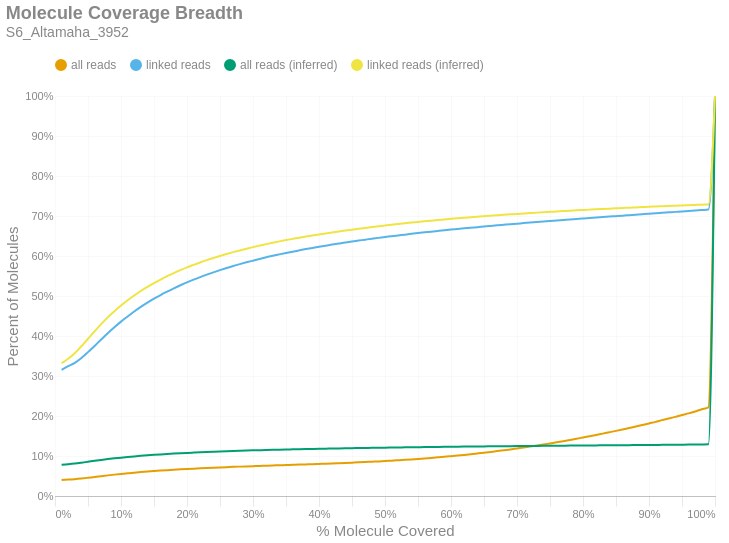

The cell this chart's notebook holds for it:
### Markdown cell above
### Molecule Read Coverage
This chart shows molecule coverage breadth as computed by the number of bases aligned to that molecule. In other words, "*how much of each unique long molecule is actually sequenced/aligned?*" Keep in mind there is a distinction between sequences and alignments, since some sequences belonging to a particular molecule may not align well and wouldn't appear in the alignment data. This chart also shows molecule coverage breadth as computed by the *inferred fragment* from which the aligned sequences originate. Unlike read coverage, this calculation takes into account the total insert size, including unsequenced gaps between the forward and reverse reads. Like the previous figures, these are cumulative percents.

### Code cell
if SKIPLR:
    print_html(f"Skipped")
else:
    binned_df = consolidated_hist(valids['coverage_bp'], mask, 0.01, True)
    binned_df_inf = consolidated_hist(valids['coverage_inserts'], mask, 0.01, True)
    binned_df = binned_df.with_columns(pl.lit(binned_df_inf['all reads (cumsum)']).alias('all reads (inferred)'))
    binned_df = binned_df.with_columns(pl.lit(binned_df_inf['linked reads (cumsum)']).alias('linked reads (inferred)'))
    binned_df = binned_df.with_columns(
        (pl.col('bin').cast(pl.Float64) + 0.01).alias('right_edge')
    )

    with SafeRender(binned_df):
        (
            density_plot(binned_df, 'Molecule Coverage Breadth', samplename, 'molcov', ['all reads (inferred)','linked reads (inferred)'])
            .encode(
                #x=alt.X('bin:Q', title="% Molecule Covered").axis(format = '%').scale(padding=0),
                x=alt.X('right_edge:Q', title="% Molecule Covered").axis(format='%').scale(padding=0),
                y=alt.Y('value:Q', title='Percent of Molecules')
                    .axis(format='%')
                    .stack(False)
                    .scale(domainMin=0, padding=0),
                color=alt.Color("key:N").scale(domain = ["all reads", "linked reads", "all reads (inferred)", "linked reads (inferred)"]),
                tooltip = [
                    alt.Tooltip("key:N", title = "Data Type"),
                    alt.Tooltip("range_label:N", title="% Molecule Covered"),
                    alt.Tooltip("value:Q", format = ".2%", title="% Molecules")
                ]
            )
        ).display()

### Figure 1 — Vega-Lite specification as saved in the notebook (floating-point values rounded to 4 significant figures)
{"width": "container", "height": 400, "config": {"title": {"anchor": "start", "dy": -15, "fontSize": 18, "color": "#888888", "subtitleColor": "#888888", "subtitleFontSize": 14}, "arc": {"fill": "#0072B2"}, "axis": {"domainColor": "#888888", "domainWidth": 0.5, "gridWidth": 0.2, "grid": false, "titleFontWeight": 400, "titleFontSize": 15, "labelFontSize": 11, "labelColor": "#888888", "tickColor": "#888888", "tickWidth": 0.2, "titleColor": "#888888"}, "axisBand": {"grid": false}, "axisX": {"grid": true, "tickSize": 10, "domainCap": "round"}, "axisY": {"domain": false, "grid": true, "tickSize": 0, "domainCap": "round"}, "background": "transparent", "header": {"labelFontSize": 15, "labelColor": "#888888", "titleFontSize": 15, "titleFontWeight": 600, "titleColor": "#888888"}, "legend": {"labelFont": "sans-serif", "labelFontSize": 12, "labelColor": "#888888", "symbolSize": 100, "symbolType": "circle", "titleFontSize": 12, "titlePadding": 10, "titleColor": "#888888", "title": null, "orient": "top"}, "range": {"category": ["#E69F00", "#56B4E9", "#009E73", "#F0E442", "#0072B2", "#D55E00", "#CC79A7", "#000000"], "diverging": ["#cfe8f3", "#a2d4ec", "#73bfe2", "#46abdb", "#1696d2", "#12719e"]}, "area": {"fill": "#0072B2", "fillOpacity": 0.7, "line": true, "strokeOpacity": 0.7}, "line": {"color": "#0072B2", "stroke": "#0072B2", "strokeWidth": 2}, "trail": {"color": "#0072B2", "stroke": "#0072B2", "strokeWidth": 0, "size": 1}, "point": {"filled": true, "fillOpacity": 1.0, "size": 95}, "text": {"color": "#888888", "fontSize": 11, "align": "right", "fontWeight": 400, "size": 11}, "bar": {"fill": "#0072B2", "stroke": null}, "view": {"stroke": null, "continuousWidth": 660, "continuousHeight": 400}}, "data": {"name": "data-fa62a7ed29aa90e950efa497c70bcd46"}, "mark": {"type": "line", "interpolate": "monotone", "point": {"opacity": 0, "size": 275}}, "encoding": {"color": {"field": "key", "scale": {"domain": ["all reads", "linked reads", "all reads (inferred)", "linked reads (inferred)"]}, "type": "nominal"}, "tooltip": [{"field": "key", "title": "Data Type", "type": "nominal"}, {"field": "range_label", "title": "% Molecule Covered", "type": "nominal"}, {"field": "value", "format": ".2%", "title": "% Molecules", "type": "quantitative"}], "x": {"axis": {"format": "%"}, "field": "right_edge", "scale": {"padding": 0}, "title": "% Molecule Covered", "type": "quantitative"}, "y": {"axis": {"format": "%"}, "field": "value", "scale": {"domainMin": 0, "padding": 0}, "stack": false, "title": "Percent of Molecules", "type": "quantitative"}}, "params": [{"name": "param_c36ac31b6afebe62", "select": {"type": "point", "fields": ["key"]}, "bind": "legend"}], "title": {"text": "Molecule Coverage Breadth", "subtitle": "S6_Altamaha_3952"}, "transform": [{"fold": ["all reads (cumsum)", "linked reads (cumsum)", "all reads (inferred)", "linked reads (inferred)"]}, {"calculate": "replace(datum.key, ' (cumsum)', '')", "as": "key"}, {"filter": {"param": "param_c36ac31b6afebe62"}}], "usermeta": {"embedOptions": {"downloadFileName": "S6_Altamaha_3952.molcov"}}, "$schema": "https://vega.github.io/schema/vega-lite/v6.1.0.json", "datasets": {"data-fa62a7ed29aa90e950efa497c70bcd46": [{"bin": "0.0", "interval": "0.0-0.01", "all reads": 0.03985, "linked reads": 0.3153, "all reads (cumsum)": 0.03985, "linked reads (cumsum)": 0.3153, "range_label": "0.0-0.01", "all reads (inferred)": 0.07789, "linked reads (inferred)": 0.3323, "right_edge": 0.01}, {"bin": "0.01", "interval": "0.01-0.02", "all reads": 0.001242, "linked reads": 0.009488, "all reads (cumsum)": 0.04109, "linked reads (cumsum)": 0.3247, "range_label": "0.01-0.02", "all reads (inferred)": 0.07932, "linked reads (inferred)": 0.3433, "right_edge": 0.02}, {"bin": "0.02", "interval": "0.02-0.03", "all reads": 0.001065, "linked reads": 0.008079, "all reads (cumsum)": 0.04216, "linked reads (cumsum)": 0.3328, "range_label": "0.02-0.03", "all reads (inferred)": 0.08106, "linked reads (inferred)": 0.357, "right_edge": 0.03}, {"bin": "0.03", "interval": "0.03-0.04", "all reads": 0.001563, "linked reads": 0.01215, "all reads (cumsum)": 0.04372, "linked reads (cumsum)": 0.345, "range_label": "0.03-0.04", "all reads (inferred)": 0.08323, "linked reads (inferred)": 0.3743, "right_edge": 0.04}, {"bin": "0.04", "interval": "0.04-0.05", "all reads": 0.001864, "linked reads": 0.01468, "all reads (cumsum)": 0.04558, "linked reads (cumsum)": 0.3597, "range_label": "0.04-0.05", "all reads (inferred)": 0.08558, "linked reads (inferred)": 0.3931, "right_edge": 0.05}, {"bin": "0.05", "interval": "0.05-0.06", "all reads": 0.001975, "linked reads": 0.01558, "all reads (cumsum)": 0.04756, "linked reads (cumsum)": 0.3752, "range_label": "0.05-0.06", "all reads (inferred)": 0.0879, "linked reads (inferred)": 0.4117, "right_edge": 0.06}, {"bin": "0.06", "interval": "0.06-0.07", "all reads": 0.002012, "linked reads": 0.01597, "all reads (cumsum)": 0.04957, "linked reads (cumsum)": 0.3912, "range_label": "0.06-0.07", "all reads (inferred)": 0.09015, "linked reads (inferred)": 0.4297, "right_edge": 0.07}, {"bin": "0.07", "interval": "0.07-0.08", "all reads": 0.001994, "linked reads": 0.01585, "all reads (cumsum)": 0.05156, "linked reads (cumsum)": 0.4071, "range_label": "0.07-0.08", "all reads (inferred)": 0.09224, "linked reads (inferred)": 0.4465, "right_edge": 0.08}, {"bin": "0.08", "interval": "0.08-0.09", "all reads": 0.00186, "linked reads": 0.01482, "all reads (cumsum)": 0.05342, "linked reads (cumsum)": 0.4219, "range_label": "0.08-0.09", "all reads (inferred)": 0.09415, "linked reads (inferred)": 0.4619, "right_edge": 0.09}, {"bin": "0.09", "interval": "0.09-0.1", "all reads": 0.001771, "linked reads": 0.01407, "all reads (cumsum)": 0.0552, "linked reads (cumsum)": 0.4359, "range_label": "0.09-0.1", "all reads (inferred)": 0.09591, "linked reads (inferred)": 0.476, "right_edge": 0.1}, {"bin": "0.1", "interval": "0.1-0.11", "all reads": 0.001612, "linked reads": 0.0128, "all reads (cumsum)": 0.05681, "linked reads (cumsum)": 0.4488, "range_label": "0.1-0.11", "all reads (inferred)": 0.09755, "linked reads (inferred)": 0.4893, "right_edge": 0.11}, {"bin": "0.11", "interval": "0.11-0.12", "all reads": 0.001578, "linked reads": 0.01245, "all reads (cumsum)": 0.05838, "linked reads (cumsum)": 0.4612, "range_label": "0.11-0.12", "all reads (inferred)": 0.09904, "linked reads (inferred)": 0.5013, "right_edge": 0.12}, {"bin": "0.12", "interval": "0.12-0.13", "all reads": 0.001441, "linked reads": 0.01146, "all reads (cumsum)": 0.05983, "linked reads (cumsum)": 0.4727, "range_label": "0.12-0.13", "all reads (inferred)": 0.1004, "linked reads (inferred)": 0.5124, "right_edge": 0.13}, {"bin": "0.13", "interval": "0.13-0.14", "all reads": 0.001332, "linked reads": 0.01064, "all reads (cumsum)": 0.06116, "linked reads (cumsum)": 0.4833, "range_label": "0.13-0.14", "all reads (inferred)": 0.1017, "linked reads (inferred)": 0.5227, "right_edge": 0.14}, {"bin": "0.14", "interval": "0.14-0.15", "all reads": 0.001248, "linked reads": 0.009898, "all reads (cumsum)": 0.06241, "linked reads (cumsum)": 0.4932, "range_label": "0.14-0.15", "all reads (inferred)": 0.1029, "linked reads (inferred)": 0.5321, "right_edge": 0.15}, {"bin": "0.15", "interval": "0.15-0.16", "all reads": 0.001165, "linked reads": 0.009228, "all reads (cumsum)": 0.06357, "linked reads (cumsum)": 0.5024, "range_label": "0.15-0.16", "all reads (inferred)": 0.104, "linked reads (inferred)": 0.5411, "right_edge": 0.16}, {"bin": "0.16", "interval": "0.16-0.17", "all reads": 0.001079, "linked reads": 0.008521, "all reads (cumsum)": 0.06465, "linked reads (cumsum)": 0.511, "range_label": "0.16-0.17", "all reads (inferred)": 0.105, "linked reads (inferred)": 0.5495, "right_edge": 0.17}, {"bin": "0.17", "interval": "0.17-0.18", "all reads": 0.001043, "linked reads": 0.0083, "all reads (cumsum)": 0.06569, "linked reads (cumsum)": 0.5193, "range_label": "0.17-0.18", "all reads (inferred)": 0.106, "linked reads (inferred)": 0.5574, "right_edge": 0.18}, {"bin": "0.18", "interval": "0.18-0.19", "all reads": 0.000973, "linked reads": 0.007643, "all reads (cumsum)": 0.06667, "linked reads (cumsum)": 0.5269, "range_label": "0.18-0.19", "all reads (inferred)": 0.1069, "linked reads (inferred)": 0.5648, "right_edge": 0.19}, {"bin": "0.19", "interval": "0.19-0.2", "all reads": 0.0009125, "linked reads": 0.007232, "all reads (cumsum)": 0.06758, "linked reads (cumsum)": 0.5341, "range_label": "0.19-0.2", "all reads (inferred)": 0.1078, "linked reads (inferred)": 0.5716, "right_edge": 0.2}, {"bin": "0.2", "interval": "0.2-0.21", "all reads": 0.0008499, "linked reads": 0.006717, "all reads (cumsum)": 0.06843, "linked reads (cumsum)": 0.5408, "range_label": "0.2-0.21", "all reads (inferred)": 0.1085, "linked reads (inferred)": 0.5779, "right_edge": 0.21}, {"bin": "0.21", "interval": "0.21-0.22", "all reads": 0.0008151, "linked reads": 0.006425, "all reads (cumsum)": 0.06924, "linked reads (cumsum)": 0.5473, "range_label": "0.21-0.22", "all reads (inferred)": 0.1093, "linked reads (inferred)": 0.5839, "right_edge": 0.22}, {"bin": "0.22", "interval": "0.22-0.23", "all reads": 0.0007686, "linked reads": 0.006042, "all reads (cumsum)": 0.07001, "linked reads (cumsum)": 0.5533, "range_label": "0.22-0.23", "all reads (inferred)": 0.11, "linked reads (inferred)": 0.5896, "right_edge": 0.23}, {"bin": "0.23", "interval": "0.23-0.24", "all reads": 0.0007365, "linked reads": 0.005741, "all reads (cumsum)": 0.07075, "linked reads (cumsum)": 0.5591, "range_label": "0.23-0.24", "all reads (inferred)": 0.1107, "linked reads (inferred)": 0.595, "right_edge": 0.24}, {"bin": "0.24", "interval": "0.24-0.25", "all reads": 0.0007195, "linked reads": 0.005583, "all reads (cumsum)": 0.07147, "linked reads (cumsum)": 0.5646, "range_label": "0.24-0.25", "all reads (inferred)": 0.1113, "linked reads (inferred)": 0.6002, "right_edge": 0.25}, {"bin": "0.25", "interval": "0.25-0.26", "all reads": 0.0006862, "linked reads": 0.005302, "all reads (cumsum)": 0.07215, "linked reads (cumsum)": 0.5699, "range_label": "0.25-0.26", "all reads (inferred)": 0.1119, "linked reads (inferred)": 0.605, "right_edge": 0.26}, {"bin": "0.26", "interval": "0.26-0.27", "all reads": 0.0006639, "linked reads": 0.005068, "all reads (cumsum)": 0.07282, "linked reads (cumsum)": 0.575, "range_label": "0.26-0.27", "all reads (inferred)": 0.1125, "linked reads (inferred)": 0.6096, "right_edge": 0.27}, {"bin": "0.27", "interval": "0.27-0.28", "all reads": 0.0006191, "linked reads": 0.004697, "all reads (cumsum)": 0.07344, "linked reads (cumsum)": 0.5797, "range_label": "0.27-0.28", "all reads (inferred)": 0.113, "linked reads (inferred)": 0.614, "right_edge": 0.28}, {"bin": "0.28", "interval": "0.28-0.29", "all reads": 0.0006023, "linked reads": 0.004444, "all reads (cumsum)": 0.07404, "linked reads (cumsum)": 0.5842, "range_label": "0.28-0.29", "all reads (inferred)": 0.1136, "linked reads (inferred)": 0.6182, "right_edge": 0.29}, {"bin": "0.29", "interval": "0.29-0.3", "all reads": 0.0005749, "linked reads": 0.004203, "all reads (cumsum)": 0.07461, "linked reads (cumsum)": 0.5884, "range_label": "0.29-0.3", "all reads (inferred)": 0.1141, "linked reads (inferred)": 0.6222, "right_edge": 0.3}, {"bin": "0.3", "interval": "0.3-0.31", "all reads": 0.0005617, "linked reads": 0.004109, "all reads (cumsum)": 0.07518, "linked reads (cumsum)": 0.5925, "range_label": "0.3-0.31", "all reads (inferred)": 0.1145, "linked reads (inferred)": 0.626, "right_edge": 0.31}, {"bin": "0.31", "interval": "0.31-0.32", "all reads": 0.0005806, "linked reads": 0.004201, "all reads (cumsum)": 0.07576, "linked reads (cumsum)": 0.5967, "range_label": "0.31-0.32", "all reads (inferred)": 0.115, "linked reads (inferred)": 0.6297, "right_edge": 0.32}, {"bin": "0.32", "interval": "0.32-0.33", "all reads": 0.0005522, "linked reads": 0.003811, "all reads (cumsum)": 0.07631, "linked reads (cumsum)": 0.6005, "range_label": "0.32-0.33", "all reads (inferred)": 0.1154, "linked reads (inferred)": 0.6332, "right_edge": 0.33}, {"bin": "0.33", "interval": "0.33-0.34", "all reads": 0.0005301, "linked reads": 0.00356, "all reads (cumsum)": 0.07684, "linked reads (cumsum)": 0.604, "range_label": "0.33-0.34", "all reads (inferred)": 0.1159, "linked reads (inferred)": 0.6366, "right_edge": 0.34}, {"bin": "0.34", "interval": "0.34-0.35", "all reads": 0.0005476, "linked reads": 0.003464, "all reads (cumsum)": 0.07739, "linked reads (cumsum)": 0.6075, "range_label": "0.34-0.35", "all reads (inferred)": 0.1163, "linked reads (inferred)": 0.6397, "right_edge": 0.35}, {"bin": "0.35", "interval": "0.35-0.36", "all reads": 0.0005426, "linked reads": 0.003337, "all reads (cumsum)": 0.07793, "linked reads (cumsum)": 0.6108, "range_label": "0.35-0.36", "all reads (inferred)": 0.1166, "linked reads (inferred)": 0.6428, "right_edge": 0.36}, {"bin": "0.36", "interval": "0.36-0.37", "all reads": 0.000541, "linked reads": 0.003225, "all reads (cumsum)": 0.07847, "linked reads (cumsum)": 0.6141, "range_label": "0.36-0.37", "all reads (inferred)": 0.117, "linked reads (inferred)": 0.6459, "right_edge": 0.37}, {"bin": "0.37", "interval": "0.37-0.38", "all reads": 0.0005611, "linked reads": 0.003174, "all reads (cumsum)": 0.07903, "linked reads (cumsum)": 0.6172, "range_label": "0.37-0.38", "all reads (inferred)": 0.1174, "linked reads (inferred)": 0.6486, "right_edge": 0.38}, {"bin": "0.38", "interval": "0.38-0.39", "all reads": 0.0005595, "linked reads": 0.00297, "all reads (cumsum)": 0.07959, "linked reads (cumsum)": 0.6202, "range_label": "0.38-0.39", "all reads (inferred)": 0.1177, "linked reads (inferred)": 0.6512, "right_edge": 0.39}, {"bin": "0.39", "interval": "0.39-0.4", "all reads": 0.0005754, "linked reads": 0.002919, "all reads (cumsum)": 0.08017, "linked reads (cumsum)": 0.6231, "range_label": "0.39-0.4", "all reads (inferred)": 0.118, "linked reads (inferred)": 0.6539, "right_edge": 0.4}, {"bin": "0.4", "interval": "0.4-0.41", "all reads": 0.0005731, "linked reads": 0.00276, "all reads (cumsum)": 0.08074, "linked reads (cumsum)": 0.6259, "range_label": "0.4-0.41", "all reads (inferred)": 0.1184, "linked reads (inferred)": 0.6565, "right_edge": 0.41}, {"bin": "0.41", "interval": "0.41-0.42", "all reads": 0.0006143, "linked reads": 0.002672, "all reads (cumsum)": 0.08135, "linked reads (cumsum)": 0.6286, "range_label": "0.41-0.42", "all reads (inferred)": 0.1187, "linked reads (inferred)": 0.6589, "right_edge": 0.42}, {"bin": "0.42", "interval": "0.42-0.43", "all reads": 0.0006623, "linked reads": 0.002685, "all reads (cumsum)": 0.08202, "linked reads (cumsum)": 0.6312, "range_label": "0.42-0.43", "all reads (inferred)": 0.119, "linked reads (inferred)": 0.6613, "right_edge": 0.43}, {"bin": "0.43", "interval": "0.43-0.44", "all reads": 0.0006771, "linked reads": 0.002676, "all reads (cumsum)": 0.08269, "linked reads (cumsum)": 0.6339, "range_label": "0.43-0.44", "all reads (inferred)": 0.1193, "linked reads (inferred)": 0.6636, "right_edge": 0.44}, {"bin": "0.44", "interval": "0.44-0.45", "all reads": 0.0006981, "linked reads": 0.002355, "all reads (cumsum)": 0.08339, "linked reads (cumsum)": 0.6363, "range_label": "0.44-0.45", "all reads (inferred)": 0.1196, "linked reads (inferred)": 0.6659, "right_edge": 0.45}, {"bin": "0.45", "interval": "0.45-0.46", "all reads": 0.0007085, "linked reads": 0.002306, "all reads (cumsum)": 0.0841, "linked reads (cumsum)": 0.6386, "range_label": "0.45-0.46", "all reads (inferred)": 0.1198, "linked reads (inferred)": 0.6681, "right_edge": 0.46}, {"bin": "0.46", "interval": "0.46-0.47", "all reads": 0.0007777, "linked reads": 0.002325, "all reads (cumsum)": 0.08488, "linked reads (cumsum)": 0.6409, "range_label": "0.46-0.47", "all reads (inferred)": 0.1201, "linked reads (inferred)": 0.6702, "right_edge": 0.47}, {"bin": "0.47", "interval": "0.47-0.48", "all reads": 0.000816, "linked reads": 0.002299, "all reads (cumsum)": 0.08569, "linked reads (cumsum)": 0.6432, "range_label": "0.47-0.48", "all reads (inferred)": 0.1204, "linked reads (inferred)": 0.6723, "right_edge": 0.48}, {"bin": "0.48", "interval": "0.48-0.49", "all reads": 0.000811, "linked reads": 0.002091, "all reads (cumsum)": 0.0865, "linked reads (cumsum)": 0.6453, "range_label": "0.48-0.49", "all reads (inferred)": 0.1207, "linked reads (inferred)": 0.6744, "right_edge": 0.49}, {"bin": "0.49", "interval": "0.49-0.5", "all reads": 0.0009496, "linked reads": 0.002231, "all reads (cumsum)": 0.08745, "linked reads (cumsum)": 0.6475, "range_label": "0.49-0.5", "all reads (inferred)": 0.1209, "linked reads (inferred)": 0.6765, "right_edge": 0.5}, {"bin": "0.5", "interval": "0.5-0.51", "all reads": 0.0008733, "linked reads": 0.002018, "all reads (cumsum)": 0.08833, "linked reads (cumsum)": 0.6495, "range_label": "0.5-0.51", "all reads (inferred)": 0.1212, "linked reads (inferred)": 0.6783, "right_edge": 0.51}, {"bin": "0.51", "interval": "0.51-0.52", "all reads": 0.001019, "linked reads": 0.00195, "all reads (cumsum)": 0.08935, "linked reads (cumsum)": 0.6515, "range_label": "0.51-0.52", "all reads (inferred)": 0.1214, "linked reads (inferred)": 0.6801, "right_edge": 0.52}, {"bin": "0.52", "interval": "0.52-0.53", "all reads": 0.001043, "linked reads": 0.001898, "all reads (cumsum)": 0.09039, "linked reads (cumsum)": 0.6534, "range_label": "0.52-0.53", "all reads (inferred)": 0.1216, "linked reads (inferred)": 0.6819, "right_edge": 0.53}, {"bin": "0.53", "interval": "0.53-0.54", "all reads": 0.001126, "linked reads": 0.001969, "all reads (cumsum)": 0.09151, "linked reads (cumsum)": 0.6554, "range_label": "0.53-0.54", "all reads (inferred)": 0.1219, "linked reads (inferred)": 0.6837, "right_edge": 0.54}, {"bin": "0.54", "interval": "0.54-0.55", "all reads": 0.001193, "linked reads": 0.0019, "all reads (cumsum)": 0.09271, "linked reads (cumsum)": 0.6573, "range_label": "0.54-0.55", "all reads (inferred)": 0.1221, "linked reads (inferred)": 0.6852, "right_edge": 0.55}, {"bin": "0.55", "interval": "0.55-0.56", "all reads": 0.001239, "linked reads": 0.001861, "all reads (cumsum)": 0.09395, "linked reads (cumsum)": 0.6591, "range_label": "0.55-0.56", "all reads (inferred)": 0.1223, "linked reads (inferred)": 0.6868, "right_edge": 0.56}, {"bin": "0.56", "interval": "0.56-0.57", "all reads": 0.001283, "linked reads": 0.001789, "all reads (cumsum)": 0.09523, "linked reads (cumsum)": 0.6609, "range_label": "0.56-0.57", "all reads (inferred)": 0.1225, "linked reads (inferred)": 0.6884, "right_edge": 0.57}, {"bin": "0.57", "interval": "0.57-0.58", "all reads": 0.001364, "linked reads": 0.001742, "all reads (cumsum)": 0.09659, "linked reads (cumsum)": 0.6627, "range_label": "0.57-0.58", "all reads (inferred)": 0.1227, "linked reads (inferred)": 0.6899, "right_edge": 0.58}, {"bin": "0.58", "interval": "0.58-0.59", "all reads": 0.001412, "linked reads": 0.001716, "all reads (cumsum)": 0.09801, "linked reads (cumsum)": 0.6644, "range_label": "0.58-0.59", "all reads (inferred)": 0.1229, "linked reads (inferred)": 0.6914, "right_edge": 0.59}, {"bin": "0.59", "interval": "0.59-0.6", "all reads": 0.001544, "linked reads": 0.001624, "all reads (cumsum)": 0.09955, "linked reads (cumsum)": 0.666, "range_label": "0.59-0.6", "all reads (inferred)": 0.1231, "linked reads (inferred)": 0.6928, "right_edge": 0.6}, {"bin": "0.6", "interval": "0.6-0.61", "all reads": 0.00156, "linked reads": 0.001535, "all reads (cumsum)": 0.1011, "linked reads (cumsum)": 0.6675, "range_label": "0.6-0.61", "all reads (inferred)": 0.1233, "linked reads (inferred)": 0.6942, "right_edge": 0.61}, {"bin": "0.61", "interval": "0.61-0.62", "all reads": 0.00168, "linked reads": 0.001572, "all reads (cumsum)": 0.1028, "linked reads (cumsum)": 0.6691, "range_label": "0.61-0.62", "all reads (inferred)": 0.1234, "linked reads (inferred)": 0.6955, "right_edge": 0.62}, {"bin": "0.62", "interval": "0.62-0.63", "all reads": 0.001742, "linked reads": 0.001647, "all reads (cumsum)": 0.1045, "linked reads (cumsum)": 0.6707, "range_label": "0.62-0.63", "all reads (inferred)": 0.1236, "linked reads (inferred)": 0.6969, "right_edge": 0.63}, {"bin": "0.63", "interval": "0.63-0.64", "all reads": 0.001808, "linked reads": 0.001415, "all reads (cumsum)": 0.1063, "linked reads (cumsum)": 0.6722, "range_label": "0.63-0.64", "all reads (inferred)": 0.1238, "linked reads (inferred)": 0.6982, "right_edge": 0.64}, {"bin": "0.64", "interval": "0.64-0.65", "all reads": 0.001864, "linked reads": 0.001589, "all reads (cumsum)": 0.1082, "linked reads (cumsum)": 0.6738, "range_label": "0.64-0.65", "all reads (inferred)": 0.124, "linked reads (inferred)": 0.6994, "right_edge": 0.65}, {"bin": "0.65", "interval": "0.65-0.66", "all reads": 0.002011, "linked reads": 0.001473, "all reads (cumsum)": 0.1102, "linked reads (cumsum)": 0.6752, "range_label": "0.65-0.66", "all reads (inferred)": 0.1241, "linked reads (inferred)": 0.7007, "right_edge": 0.66}, {"bin": "0.66", "interval": "0.66-0.67", "all reads": 0.002005, "linked reads": 0.001443, "all reads (cumsum)": 0.1122, "linked reads (cumsum)": 0.6767, "range_label": "0.66-0.67", "all reads (inferred)": 0.1243, "linked reads (inferred)": 0.7018, "right_edge": 0.67}, {"bin": "0.67", "interval": "0.67-0.68", "all reads": 0.002108, "linked reads": 0.001409, "all reads (cumsum)": 0.1143, "linked reads (cumsum)": 0.6781, "range_label": "0.67-0.68", "all reads (inferred)": 0.1245, "linked reads (inferred)": 0.703, "right_edge": 0.68}, {"bin": "0.68", "interval": "0.68-0.69", "all reads": 0.002174, "linked reads": 0.001409, "all reads (cumsum)": 0.1165, "linked reads (cumsum)": 0.6795, "range_label": "0.68-0.69", "all reads (inferred)": 0.1246, "linked reads (inferred)": 0.7041, "right_edge": 0.69}, {"bin": "0.69", "interval": "0.69-0.7", "all reads": 0.00232, "linked reads": 0.001392, "all reads (cumsum)": 0.1188, "linked reads (cumsum)": 0.6809, "range_label": "0.69-0.7", "all reads (inferred)": 0.1248, "linked reads (inferred)": 0.7053, "right_edge": 0.7}, {"bin": "0.7", "interval": "0.7-0.71", "all reads": 0.002294, "linked reads": 0.001362, "all reads (cumsum)": 0.1211, "linked reads (cumsum)": 0.6822, "range_label": "0.7-0.71", "all reads (inferred)": 0.1249, "linked reads (inferred)": 0.7063, "right_edge": 0.71}, {"bin": "0.71", "interval": "0.71-0.72", "all reads": 0.002414, "linked reads": 0.001401, "all reads (cumsum)": 0.1235, "linked reads (cumsum)": 0.6836, "range_label": "0.71-0.72", "all reads (inferred)": 0.1251, "linked reads (inferred)": 0.7074, "right_edge": 0.72}, {"bin": "0.72", "interval": "0.72-0.73", "all reads": 0.002576, "linked reads": 0.00133, "all reads (cumsum)": 0.1261, "linked reads (cumsum)": 0.685, "range_label": "0.72-0.73", "all reads (inferred)": 0.1252, "linked reads (inferred)": 0.7084, "right_edge": 0.73}, {"bin": "0.73", "interval": "0.73-0.74", "all reads": 0.002611, "linked reads": 0.001233, "all reads (cumsum)": 0.1287, "linked reads (cumsum)": 0.6862, "range_label": "0.73-0.74", "all reads (inferred)": 0.1254, "linked reads (inferred)": 0.7094, "right_edge": 0.74}, {"bin": "0.74", "interval": "0.74-0.75", "all reads": 0.002788, "linked reads": 0.001302, "all reads (cumsum)": 0.1315, "linked reads (cumsum)": 0.6875, "range_label": "0.74-0.75", "all reads (inferred)": 0.1255, "linked reads (inferred)": 0.7104, "right_edge": 0.75}, {"bin": "0.75", "interval": "0.75-0.76", "all reads": 0.002717, "linked reads": 0.001171, "all reads (cumsum)": 0.1342, "linked reads (cumsum)": 0.6887, "range_label": "0.75-0.76", "all reads (inferred)": 0.1257, "linked reads (inferred)": 0.7113, "right_edge": 0.76}, {"bin": "0.76", "interval": "0.76-0.77", "all reads": 0.002867, "linked reads": 0.00124, "all reads (cumsum)": 0.1371, "linked reads (cumsum)": 0.6899, "range_label": "0.76-0.77", "all reads (inferred)": 0.1258, "linked reads (inferred)": 0.7123, "right_edge": 0.77}, {"bin": "0.77", "interval": "0.77-0.78", "all reads": 0.002898, "linked reads": 0.001214, "all reads (cumsum)": 0.14, "linked reads (cumsum)": 0.6911, "range_label": "0.77-0.78", "all reads (inferred)": 0.1259, "linked reads (inferred)": 0.7132, "right_edge": 0.78}, {"bin": "0.78", "interval": "0.78-0.79", "all reads": 0.003016, "linked reads": 0.001355, "all reads (cumsum)": 0.143, "linked reads (cumsum)": 0.6925, "range_label": "0.78-0.79", "all reads (inferred)": 0.1261, "linked reads (inferred)": 0.7142, "right_edge": 0.79}, {"bin": "0.79", "interval": "0.79-0.8", "all reads": 0.003268, "linked reads": 0.001265, "all reads (cumsum)": 0.1463, "linked reads (cumsum)": 0.6937, "range_label": "0.79-0.8", "all reads (inferred)": 0.1262, "linked reads (inferred)": 0.715, "right_edge": 0.8}, {"bin": "0.8", "interval": "0.8-0.81", "all reads": 0.00309, "linked reads": 0.001235, "all reads (cumsum)": 0.1494, "linked reads (cumsum)": 0.695, "range_label": "0.8-0.81", "all reads (inferred)": 0.1264, "linked reads (inferred)": 0.7159, "right_edge": 0.81}, {"bin": "0.81", "interval": "0.81-0.82", "all reads": 0.003221, "linked reads": 0.00115, "all reads (cumsum)": 0.1526, "linked reads (cumsum)": 0.6961, "range_label": "0.81-0.82", "all reads (inferred)": 0.1265, "linked reads (inferred)": 0.7168, "right_edge": 0.82}, {"bin": "0.82", "interval": "0.82-0.83", "all reads": 0.003392, "linked reads": 0.001223, "all reads (cumsum)": 0.156, "linked reads (cumsum)": 0.6974, "range_label": "0.82-0.83", "all reads (inferred)": 0.1266, "linked reads (inferred)": 0.7176, "right_edge": 0.83}, {"bin": "0.83", "interval": "0.83-0.84", "all reads": 0.003388, "linked reads": 0.001175, "all reads (cumsum)": 0.1594, "linked reads (cumsum)": 0.6985, "range_label": "0.83-0.84", "all reads (inferred)": 0.1268, "linked reads (inferred)": 0.7184, "right_edge": 0.84}, {"bin": "0.84", "interval": "0.84-0.85", "all reads": 0.003423, "linked reads": 0.001141, "all reads (cumsum)": 0.1628, "linked reads (cumsum)": 0.6997, "range_label": "0.84-0.85", "all reads (inferred)": 0.1269, "linked reads (inferred)": 0.7192, "right_edge": 0.85}, {"bin": "0.85", "interval": "0.85-0.86", "all reads": 0.003513, "linked reads": 0.001156, "all reads (cumsum)": 0.1663, "linked reads (cumsum)": 0.7008, "range_label": "0.85-0.86", "all reads (inferred)": 0.127, "linked reads (inferred)": 0.72, "right_edge": 0.86}, {"bin": "0.86", "interval": "0.86-0.87", "all reads": 0.003664, "linked reads": 0.00121, "all reads (cumsum)": 0.17, "linked reads (cumsum)": 0.702, "range_label": "0.86-0.87", "all reads (inferred)": 0.1272, "linked reads (inferred)": 0.7208, "right_edge": 0.87}, {"bin": "0.87", "interval": "0.87-0.88", "all reads": 0.003768, "linked reads": 0.001212, "all reads (cumsum)": 0.1737, "linked reads (cumsum)": 0.7033, "range_label": "0.87-0.88", "all reads (inferred)": 0.1273, "linked reads (inferred)": 0.7215, "right_edge": 0.88}, {"bin": "0.88", "interval": "0.88-0.89", "all reads": 0.003783, "linked reads": 0.001214, "all reads (cumsum)": 0.1775, "linked reads (cumsum)": 0.7045, "range_label": "0.88-0.89", "all reads (inferred)": 0.1274, "linked reads (inferred)": 0.7223, "right_edge": 0.89}, {"bin": "0.89", "interval": "0.89-0.9", "all reads": 0.003945, "linked reads": 0.001186, "all reads (cumsum)": 0.1815, "linked reads (cumsum)": 0.7057, "range_label": "0.89-0.9", "all reads (inferred)": 0.1276, "linked reads (inferred)": 0.723, "right_edge": 0.9}, {"bin": "0.9", "interval": "0.9-0.91", "all reads": 0.003796, "linked reads": 0.001109, "all reads (cumsum)": 0.1853, "linked reads (cumsum)": 0.7068, "range_label": "0.9-0.91", "all reads (inferred)": 0.1277, "linked reads (inferred)": 0.7237, "right_edge": 0.91}, {"bin": "0.91", "interval": "0.91-0.92", "all reads": 0.004432, "linked reads": 0.001192, "all reads (cumsum)": 0.1897, "linked reads (cumsum)": 0.708, "range_label": "0.91-0.92", "all reads (inferred)": 0.1278, "linked reads (inferred)": 0.7245, "right_edge": 0.92}, {"bin": "0.92", "interval": "0.92-0.93", "all reads": 0.003877, "linked reads": 0.00118, "all reads (cumsum)": 0.1936, "linked reads (cumsum)": 0.7091, "range_label": "0.92-0.93", "all reads (inferred)": 0.128, "linked reads (inferred)": 0.7252, "right_edge": 0.93}, {"bin": "0.93", "interval": "0.93-0.94", "all reads": 0.004243, "linked reads": 0.001182, "all reads (cumsum)": 0.1978, "linked reads (cumsum)": 0.7103, "range_label": "0.93-0.94", "all reads (inferred)": 0.1281, "linked reads (inferred)": 0.7258, "right_edge": 0.94}, {"bin": "0.94", "interval": "0.94-0.95", "all reads": 0.004734, "linked reads": 0.001149, "all reads (cumsum)": 0.2025, "linked reads (cumsum)": 0.7115, "range_label": "0.94-0.95", "all reads (inferred)": 0.1283, "linked reads (inferred)": 0.7265, "right_edge": 0.95}, {"bin": "0.95", "interval": "0.95-0.96", "all reads": 0.004039, "linked reads": 0.001199, "all reads (cumsum)": 0.2066, "linked reads (cumsum)": 0.7127, "range_label": "0.95-0.96", "all reads (inferred)": 0.1285, "linked reads (inferred)": 0.7271, "right_edge": 0.96}, {"bin": "0.96", "interval": "0.96-0.97", "all reads": 0.004762, "linked reads": 0.001171, "all reads (cumsum)": 0.2113, "linked reads (cumsum)": 0.7138, "range_label": "0.96-0.97", "all reads (inferred)": 0.1286, "linked reads (inferred)": 0.7278, "right_edge": 0.97}, {"bin": "0.97", "interval": "0.97-0.98", "all reads": 0.005374, "linked reads": 0.001147, "all reads (cumsum)": 0.2167, "linked reads (cumsum)": 0.715, "range_label": "0.97-0.98", "all reads (inferred)": 0.1289, "linked reads (inferred)": 0.7284, "right_edge": 0.98}, {"bin": "0.98", "interval": "0.98-0.99", "all reads": 0.004991, "linked reads": 0.00112, "all reads (cumsum)": 0.2217, "linked reads (cumsum)": 0.7161, "range_label": "0.98-0.99", "all reads (inferred)": 0.1293, "linked reads (inferred)": 0.7288, "right_edge": 0.99}, {"bin": "0.99", "interval": "0.99-1.0", "all reads": 0.7783, "linked reads": 0.2839, "all reads (cumsum)": 1.0, "linked reads (cumsum)": 1.0, "range_label": "0.99-1.0", "all reads (inferred)": 1.0, "linked reads (inferred)": 1.0, "right_edge": 1.0}]}}
